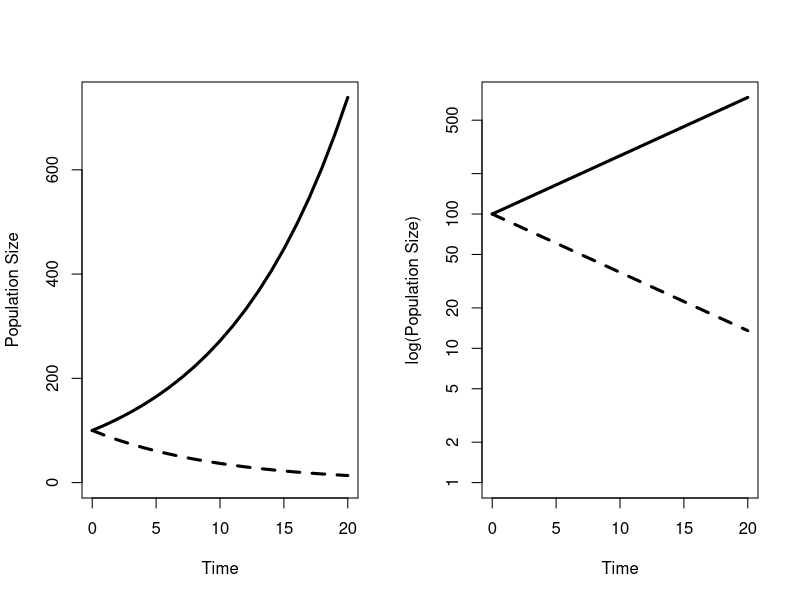

Write the R code that produced this figure.
## ---- chunk 1
# automatically create a bib database for R packages
knitr::write_bib(c(
  .packages(), 'bookdown', 'knitr', 'rmarkdown'
), 'packages.bib')
## ---- chunk 2
par(mfrow=c(1,2))
t = 0:20
N0 = 100
r = 0.1
N = N0*exp(r*t)
plot(t,N,xlab="Time",ylab="Population Size",ylim=c(0,max(N)),type="l",lwd=3)
r = -0.1
N = N0*exp(r*t)
lines(t,N,lwd=3,lty=2)
r = 0.1
N = N0*exp(r*t)
plot(t,N,log="y",xlab="Time",ylab="log(Population Size)",ylim=c(1,max(N)),type="l",lwd=3)
r = -0.1
N = N0*exp(r*t)
lines(t,N,lwd=3,lty=2)
